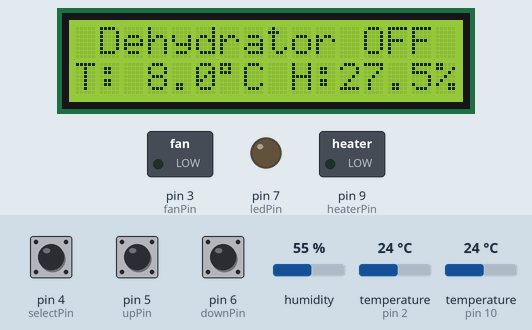
Bench run of a sketch on a simulated Arduino Pro Mini, built with avr-gcc and run on an emulated ATmega328P. Parts: 16×2 character LCD, switched loads named in the sketch (green lamp = pin HIGH), output pins drawn as LEDs (lit = HIGH). Dashed ring = blinking. The test bench sets the inputs (shaded band); at power-on: pin 4 (selectPin) HIGH, temperature (sensors on pin 2, pin 10) 24 °C, pin 5 (upPin) HIGH, pin 6 (downPin) HIGH, humidity 55 %.

Above: at 3.3 s.
3.4 s: pin 4 (selectPin) pulled LOW for 1 s
At 5.8 s:
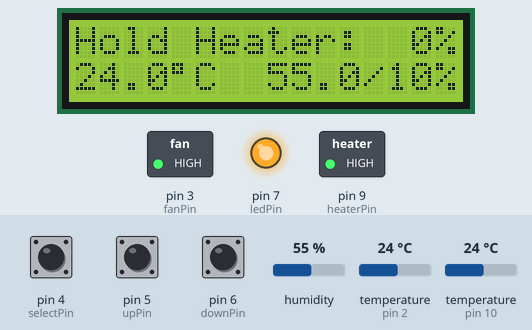
6.0 s: pin 4 (selectPin) pulled LOW for 3.2 s
At 7.02 s:
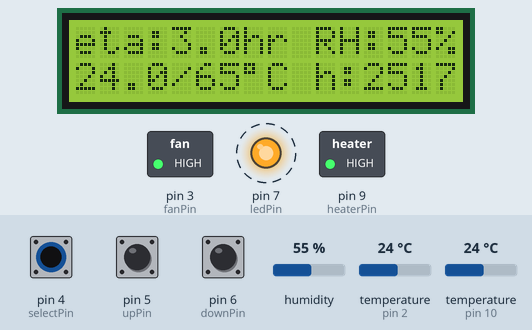
10.7 s: temperature (sensor on pin 2) set to 12 °C
At 11.7 s:
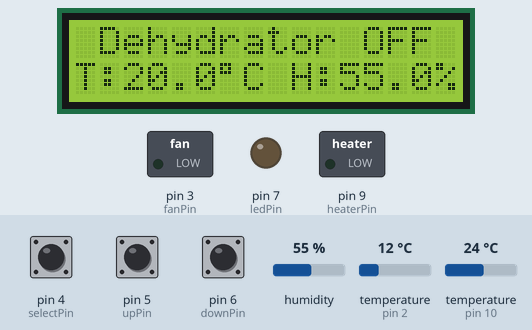
13.4 s: pin 4 (selectPin) pulled LOW for 3.2 s
At 14.14 s:
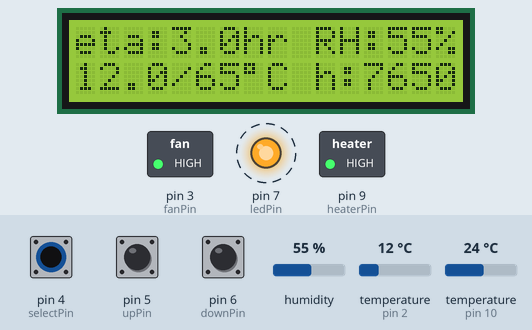
18.1 s: pin 5 (upPin) pulled LOW for 0.15 s
At 19.3 s:
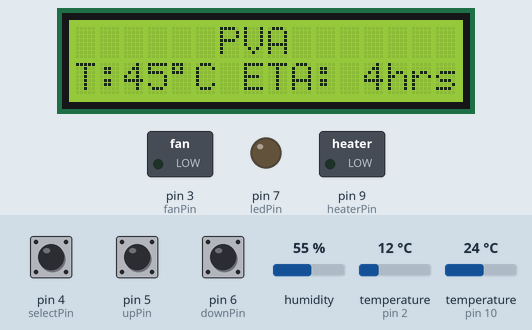
19.7 s: pin 6 (downPin) pulled LOW for 3.2 s
At 23.0 s:
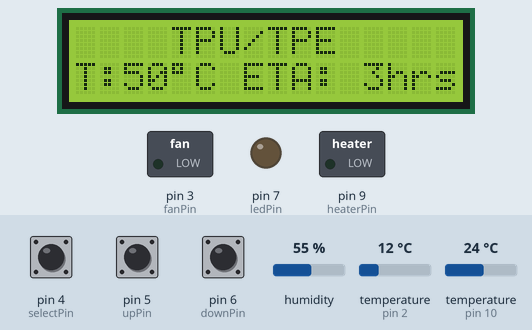
Timing chart, 0 to 24.5 s (numbered marks = the images above; inputs shaded):
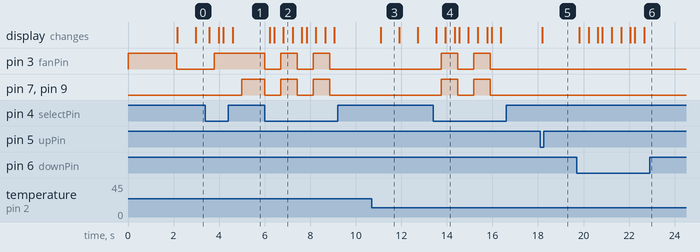

The sketch:

Dehydrator.ino
```cpp
/////////////////////////////////////////////////////////////////
// Dehydrator.ino
// by: Truglodite
// updated: 5-25-2019
//
// A simple Arduino bang bang relay controller for a food dehydrator.
//
// All user customizible settings are in configuration.h.
/////////////////////////////////////////////////////////////////

//#include <EEPROM.h>
#include <OneWire.h>
#include <Wire.h>
#include <DallasTemperature.h>
#include <DHT.h>
#include <Adafruit_Sensor.h>
#include <LiquidCrystal_I2C.h>
#include <avr/pgmspace.h>
#include "configuration.h"

//(more) global vars///////////////////////////////////////////////
unsigned long currentMillis = debounce + 1; // make sure we read boot buttons
unsigned long dallasReadTime = 0; // store time when last temp read was sent
unsigned long dhtReadTime = 0; // store time when last temp read was sent
unsigned long lastDisplayTime = 0; // store time when last display update was sent
unsigned long lastButton = 0; // holder for debounce & repeating timer
unsigned long heaterOffTime = 0; // holder for min switch timer and fan timer
unsigned long heaterOnTime = 0;  // holder for min switch timer
unsigned long dryStartTime = 0;
unsigned long filamentMillis = defaultDryTime * 3600000;  // time to dry
int dallasState = 0;  // temperature state machine case
byte mode = 4; // flag for mode: 0=dry, 1=hold, 2=filament select, 3=hysterisis, 4=off (default 4, boot to off mode)
#ifdef dallasSensorEnabled
  double tempArray[dallasBufferSize] = {};  // array to store temperature readings
  int i = 0;    // temperature buffer index
#endif
#ifndef dallasSensorEnabled
  double tempArray[dhtBufferSize] = {};  // array to store temperature readings
#endif
double tempAverage = 22.0;
double tempDesired = defaultTemp;
double tempHolding = defaultTempHolding;
int dhtRetries = 0;
double dhtArray[dhtBufferSize] = {};
int j = 0;    // humidity buffer index
double humidAverage = 20.0;
double humidDesired = defaultHumid;
bool fanStatus = true;
bool heaterStatus = false;
bool dryingFlag = false;
bool bootup = true;
int currentFilament = 4;  // default bootup with filament 4 (dessicant)
double heaterPercent = 0.0;
double tempHysteresis = tempHysteresisDefault;

// dallas sensor
#ifdef dallasSensorEnabled
  OneWire oneWire(dallasPin);
  DallasTemperature dallas(&oneWire);
  DeviceAddress dallasAddress;
#endif

DHT dht(dhtPin,dhtType);  // dht sensor
LiquidCrystal_I2C lcd(0x27, 2, 1, 0, 4, 5, 6, 7, 3, POSITIVE); // Banggood blue 20x4 i2c display... or 0x27

void setup() {
  //pins
  pinMode(selectPin,INPUT_PULLUP);       //...   select button w/pull-up
  pinMode(upPin,INPUT_PULLUP);           //...   up button w/ pull-up
  pinMode(downPin,INPUT_PULLUP);         //...   down button w/pull-up
  pinMode(heaterPin,OUTPUT);             //...   heater signal
  pinMode(fanPin,OUTPUT);                //...   fan signal
  pinMode(ledPin,OUTPUT);                //...   LED indicator

  //safely init the outputs
  digitalWrite(fanPin,HIGH);
  digitalWrite(heaterPin,LOW);
  digitalWrite(ledPin,LOW);

  #ifdef dallasSensorEnabled
    //start dallas
    dallas.begin();
    dallas.getAddress(dallasAddress, 0);  //just one sensor at index 0
    dallas.setResolution(dallasAddress, dallasResolution);    //set res
    dallas.setWaitForConversion(false); //instead we will use non-blocking code to manually time our readings
  #endif
  //start dht
  dht.begin();

  readButtons(); // check for bootup mode buttons

  //start lcd
  lcd.begin(16,2);
  lcd.clear();
  lcd.setCursor(0,0);                          //shamelessness... :P
  //       ("1234567890123456");
  lcd.print(F("Smart Dehydrator"));
  lcd.setCursor(0,1);
  lcd.print(F("by: Kevin Bernas"));
  delay(splashTime);  //window of time to release a "hold on boot" button

  bootup = 0;  // no more bootup modes
}

void(* resetFunc)(void) = 0; //reset function at address 0

void loop() {
  currentMillis = millis(); // grabbing time 1/loop is more than enough for this
  readButtons();
  #ifdef dallasSensorEnabled
    readDallasTemp();
  #endif
  readDHT();

  // control heater, fan, and LED output based on mode and sensors
  switch(mode)  {

    // drying mode (constant fan, fixed temp, for X time) /////////////////////
    case 0:  {
      if(!dryingFlag)  {  // just started drying...
        dryStartTime = currentMillis;  //start dry timer
        dryingFlag = 1;  // only do once per dry mode
      }
      if(currentMillis - dryStartTime >= filamentMillis) {  //dried long enough...
        dryingFlag = 0;  // reset drying flag for next dry mode
        mode = 1;  // change to holding mode
        break;
      }
      if(heaterStatus && tempAverage >= tempDesired + tempHysteresis && currentMillis - heaterOnTime > heaterMinSwitchTime) {
        // heater on, it's too hot, and we have been on long enough
        digitalWrite(heaterPin, LOW); // heater off
        digitalWrite(ledPin, LOW);
        heaterStatus = false;
        unsigned long a = currentMillis - heaterOnTime; // update heater percent
        unsigned long b = currentMillis - heaterOffTime;
        heaterPercent = 100.0 * a / b;
        heaterOffTime = currentMillis;
      }
      else if(!heaterStatus && tempAverage <= tempDesired - tempHysteresis && currentMillis - heaterOffTime > heaterMinSwitchTime)  {
        // we're off, it's too cold, and we have been off long enough
        heaterStatus = true;  // heater on
        digitalWrite(heaterPin, HIGH);
        digitalWrite(ledPin, HIGH);
        unsigned long a = heaterOffTime - heaterOnTime; // update heater percent
        unsigned long b = currentMillis - heaterOnTime;
        heaterPercent = 100.0 * a / b;
        heaterOnTime = currentMillis;
      }
      break;
    }

    // holding mode (fixed humidity) ///////////////////////////////////////////
    case 1: {
      if(!heaterStatus && humidAverage >= humidDesired + humidHysteresis && currentMillis - heaterOffTime > heaterMinSwitchTime && tempAverage < tempHolding - tempHysteresis ) {
        // heater off, too much humidity, have been off long enough, and not too hot
        heaterStatus = true;  // heater on
        digitalWrite(heaterPin, HIGH);
        digitalWrite(ledPin, HIGH);
        unsigned long a = heaterOffTime - heaterOnTime; // update heater percent
        unsigned long b = currentMillis - heaterOnTime;
        heaterPercent = 100.0 * a / b;
        heaterOnTime = currentMillis;
      }
      else if((heaterStatus && humidAverage <= humidDesired - humidHysteresis && currentMillis - heaterOnTime > heaterMinSwitchTime) || (tempAverage > tempHolding + tempHysteresis && heaterStatus))  {
        // heater on, dry enough, and have been on long enough, or on and too hot
        digitalWrite(heaterPin, LOW); // heater off
        digitalWrite(ledPin, LOW);
        heaterStatus = false;
        unsigned long a = currentMillis - heaterOnTime; // update heater percent
        unsigned long b = currentMillis - heaterOffTime;
        heaterPercent = 100.0 * a / b;
        heaterOffTime = currentMillis;
      }
      // update fan
      if(!fanStatus && heaterStatus) {
        // fan off & heater on
        digitalWrite(fanPin,HIGH);
        fanStatus = true;
      }
      else if(!heaterStatus && fanStatus && currentMillis - heaterOffTime > heaterFanDelay)  {
        // heater off, fan on, & heater off long enough...
        digitalWrite(fanPin,LOW);  // fan off
        fanStatus = false;
      }
      break;
    }

    // filament select mode
    case 2: {
      digitalWrite(heaterPin, LOW); // heater off
      digitalWrite(ledPin, LOW);
      heaterStatus = false;
      digitalWrite(fanPin,LOW);  // fan off
      fanStatus = false;
      break;
    }

    // bootup hysterisis adjust mode ///////////////////////////////////////////
    case 3:  {
      digitalWrite(heaterPin, LOW); // heater off
      digitalWrite(ledPin, LOW);
      heaterStatus = false;
      digitalWrite(fanPin,LOW);  // fan off
      fanStatus = false;
      break;
    }
    // off mode ////////////////////////////////////////////////////////////////
    case 4:  {
      digitalWrite(heaterPin, LOW); //heater off
      digitalWrite(ledPin, LOW);
      heaterStatus = false;
      digitalWrite(fanPin,LOW);  //fan off
      fanStatus = false;
      break;
    }
  }

  if(currentMillis - lastDisplayTime > displayPeriod) {  // limit flickering
    updateDisplay();
  }
}  //enaloop...

// Read Buttons Routine /////////////////////////////////////////////////////
// ...also includes heater and fan state initializations for simplicity
void readButtons(void)  {
  if(currentMillis - lastButton > debounce)  {  // debounced?
    // read 'em
    bool selectPressed = digitalRead(selectPin);
    bool upPressed = digitalRead(upPin);
    bool downPressed = digitalRead(downPin);

    // check for bootup mode
    if(bootup)  {
      if(!selectPressed) mode = 3;
      return;
    }

    switch(mode)  {
      // drying mode
      case 0: {
        if(!selectPressed) {  // select, go to holding mode
          lastButton = currentMillis;
          dryingFlag = 0; //reset drying flag
          mode = 1;  //holding mode
          break;
        }
        else if(!upPressed) { // up, increment desired temp
          lastButton = currentMillis;
          tempDesired = tempDesired + tempIncrement;
          if(tempDesired > maxTemp) {  //stay within range
            tempDesired = maxTemp;
          }
          break;
        }
        else if(!downPressed)  { // down, decrease desired temp
          lastButton = currentMillis;
          tempDesired = tempDesired - tempIncrement;
          if(tempDesired < minTemp) {  //stay within range
            tempDesired = minTemp;
          }
          break;
        }
        else break;; //no button
      }

      // holding mode
      case 1: {
        if(!selectPressed) {  // select, turn off heater and go to filament select mode
          lastButton = currentMillis;
          digitalWrite(heaterPin,LOW);  // heater off
          digitalWrite(ledPin,LOW);
          heaterStatus = LOW;
          mode = 4;  // off mode
          break;
        }
        else if(!upPressed) { // up, increment desired humidity
          lastButton = currentMillis;
          humidDesired += humidIncrement;
          if(humidDesired > humidMax)  {  // stay within range
            humidDesired = humidMax;
          }
          break;
        }
        else if(!downPressed)  { // down, decrement desired humidity
          lastButton = currentMillis;
          humidDesired -= humidIncrement;
          if(humidDesired < humidMin)  {  // stay within range
            humidDesired = humidMin;
          }
          break;
        }
        else break;  // no button
      }

      // filament select mode buttons
      case 2: {
        if(!selectPressed) {  // select: store data, turn fan on, & go to drying mode
          lastButton = currentMillis;
          tempDesired = filamentData[currentFilament][0]; // update temp, time, & humid
          filamentMillis = filamentData[currentFilament][1] * 3600000;
          tempHolding = filamentData[currentFilament][2];
          humidDesired = filamentData[currentFilament][3];
          mode = 0;  // drying mode
          digitalWrite(fanPin,HIGH);  // fan on
          fanStatus = true;
          break;
        }
        else if(!upPressed) { // up: next filament
          lastButton = currentMillis;
          currentFilament++;
          if(currentFilament >= filamentCount)  {  // loop around list
            currentFilament = 0;
          }
          break;
        }
        else if(!downPressed)  { // down: previous filament
          lastButton = currentMillis;
          currentFilament--;
          if(currentFilament < 0)  {  // loop around list
            currentFilament = filamentCount-1;
          }
          break;
        }
        else break;  // no button
      }

      // bootup temp hysteresis mode
      case 3: {
        if(!selectPressed) {  // select: switch to holding mode
          lastButton = currentMillis;
          mode = 4;  // change to off mode
          break;
        }
        else if(!upPressed) { // up: increment desired humidity
          lastButton = currentMillis;
          tempHysteresis += tempHysteresisIncrement;
          if(tempHysteresis > tempHysteresisMax)  {  //stay within range
            tempHysteresis = tempHysteresisMax;
          }
          break;
        }
        else if(!downPressed)  { // down: decrement desired humidity
          lastButton = currentMillis;
          tempHysteresis -= tempHysteresisIncrement;
          if(tempHysteresis < tempHysteresisMin)  {  // stay within range
            tempHysteresis = tempHysteresisMin;
          }
          break;
        }
        else break;  // no button
      }

      //off mode
      case 4: {
        if(!selectPressed) {  // select: switch to holding mode
          lastButton = currentMillis;
          mode = 2;  // change to filament select mode
          break;
        }
        else break;  // no button
      }
    }// end of mode switch
    return;
  }// end of debounced
  else return;    // Debouncing
}

// Update display function ////////////////////////////////////////////////////
// Rules!!!
// AVOID USING lcd.clear();
// print padding assumes humidity <=99%, and temp <=99C
void updateDisplay(void)  {
  lastDisplayTime = currentMillis;  // update timer

  // drying mode //////////////////////////////////////////////////////////////
  if(!mode) {
    unsigned long a = currentMillis - dryStartTime; // elapsed time
    a = filamentMillis - a;  // remaining time
    double hoursRemaining = a/3600000.0;
    lcd.setCursor(0,0);
    //          "1234567890123456";
    //          "eta:X.Xhr RH:XX%"
    lcd.print(F("eta:"));
    if(hoursRemaining<10)  {
      lcd.print(hoursRemaining,1);  // resolution padding
    }
    else  {
      lcd.print(F(" "));
      lcd.print(hoursRemaining,0);
    }
    lcd.print(F("hr RH:"));
    if(humidAverage<10) {
      lcd.print(F(" "));  // padding...
    }
    lcd.print(humidAverage,0);
    lcd.print(F("%"));
    // actual temp/desired temp & actual humid/desired humid
    //            "1234567890123456";
    //            "XX.X/XXdC h:XXX%"
    lcd.setCursor(0,1);
    if(tempAverage<10) { // padding before actual temp...
      lcd.print(F(" "));
    }
    lcd.print(tempAverage,1);
    lcd.print(F("/"));
    if(tempDesired<10) { // padding before desired temp...
      lcd.print(F(" "));
    }
    lcd.print(tempDesired,0);
    lcd.print(char(223)); // degree symbol
    lcd.print(F("C h:"));

    if(heaterPercent<10) {
      lcd.print(F("  "));  // padding...
    }
    else if(heaterPercent<100) {
      lcd.print(F(" "));  // padding...
    }
    lcd.print(heaterPercent,0);
    lcd.print(F("%"));
    return;
  }

  // Holding Mode //////////////////////////////////////////////////////////////
  if(mode ==1) {
    lcd.setCursor(0,0);
    //            "Hold Heater:XXX%"
    //            "1234567890123456"
    lcd.print(F("Hold Heater:"));
    if(heaterPercent<10) {  // padding
      lcd.print(F("  "));
    }
    else if(heaterPercent<100) {
      lcd.print(F(" "));
    }
    lcd.print(heaterPercent,0);
    lcd.print(F("%"));
    // actual temp & actual humid/desired humid
    //            "XX.XdC  XX.X/XX%"
    //            "1234567890123456";
    lcd.setCursor(0,1);
    if(tempAverage<10) { // padding before actual temp...
      lcd.print(F(" "));
    }
    lcd.print(tempAverage,1);
    lcd.print(char(223)); // degree symbol
    lcd.print(F("C  "));
    if(humidAverage<10) {
      lcd.print(F(" "));  // padding...
    }
    lcd.print(humidAverage,1);
    lcd.print(F("/"));
    if(humidDesired<10) {
      lcd.print(F(" "));  // padding...
    }
    lcd.print(humidDesired,0);
    lcd.print(F("%"));
    return;
  }

  // Filament Select Mode /////////////////////////////////////////////////////
  if(mode == 2) {
    lcd.setCursor(0,0);
    //         ("1234567890123456");
    //          " Filament Name  "
    lcd.print(filamentName[currentFilament]);
    lcd.setCursor(0,1);
    //         ("1234567890123456");
    //          "T:XXdC ETA:XXhrs"
    lcd.print(F("T:"));
    lcd.print(filamentData[currentFilament][0],0);
    lcd.print(char(223)); // degree symbol
    lcd.print(F("C ETA:"));
    if(filamentData[currentFilament][1]<10) {
      lcd.print(F(" "));  // padding...
    }
    lcd.print(filamentData[currentFilament][1],0);
    lcd.print(F("hrs"));
    return;
  }

  // Bootup Mode
  if(mode == 3) {
    lcd.setCursor(0,0);
    //         ("1234567890123456");
    lcd.print(F("Temp Hysteresis "));
    lcd.setCursor(0,1);
    //         ("1234567890123456");
    lcd.print(F("   +/- "));
    lcd.print(tempHysteresis,1);
    lcd.print(char(223)); // degree symbol
    lcd.print(F("C    "));
    return;
  }

  // Off Mode /////////////////////////////////////////////////////////////////
  if(mode == 4) {
    lcd.setCursor(0,0);
    //         ("1234567890123456");
    lcd.print(F(" Dehydrator OFF "));
    lcd.setCursor(0,1);
    //         ("1234567890123456");
    //          "H:XX.XdC H:XX.X%"
    lcd.setCursor(0,1);
    lcd.print(F("T:"));
    if(tempAverage<10) { // padding before actual temp...
      lcd.print(F(" "));
    }
    lcd.print(tempAverage,1);
    lcd.print(char(223)); // degree symbol
    lcd.print(F("C H:"));

    if(humidAverage<10) {
      lcd.print(F(" "));  // padding...
    }
    lcd.print(humidAverage,1);
    lcd.print(F("%"));
    return;
  }
  return;  // this shouldn't ever happen
}

// Update temperature average (non-blocking) //////////////////////////////////
#ifdef dallasSensorEnabled
void readDallasTemp(void)  {
  switch (dallasState) {
     case 0:  {
       dallas.requestTemperatures(); // Send the command to get temperature conversions
       dallasReadTime = currentMillis; // keep track of time of start
       dallasState = 1; // change to waiting state
       break;
     }
     case 1: {// bypass until temp conversion is ready
     if (currentMillis - dallasReadTime >= dallasPeriod) { // done waiting if true
         i++;
         if(i >= dallasBufferSize) {  // restart buffer if it's full
           i=0;
         }
         tempArray[i] = dallas.getTempC(dallasAddress); // store new temp value (*note, a float is recast to double)
         tempAverage = 0;  // calc new average temp...
         for(int k = 0; k < dallasBufferSize; k++) {
           tempAverage += tempArray[k];
         }
         tempAverage = tempAverage / dallasBufferSize;
         dallasState = 0; // start another conversion next time around
       }
       break;
     }
  }
}
#endif

// Update DHT humidity average (non-blocking) //////////////////////////////////
void readDHT(void)  {
  if(currentMillis - dhtReadTime < dhtPeriod) return; // return early if it's not yet time
  double humidA = dht.readHumidity();        // RH %
  #ifndef dallasSensorEnabled
    double tempA =  dht.readTemperature();
  #endif
  dhtReadTime = currentMillis;
  bool haveNAN = 0;
  #ifdef dallasSensorEnabled
    if(isnan(humidA)) haveNAN = 1; // Drop the reading if we get any NAN's
  #endif
  #ifndef dallasSensorEnabled
    if(isnan(humidA) || isnan(tempA)) haveNAN = 1; // Drop the reading(s) if we get any NAN's
  #endif
  if(haveNAN) {
      dhtRetries ++;
      if(dhtRetries > dhtRetriesMax)  { // Too many NAN's in a row, reboot... (hopefully rare w/ enough sample time)
        resetFunc();
        return;
    }
  }
  else {                              // Cool, no NAN's, let's count it...
    dhtRetries = 0;
    dhtArray[j] = humidA;
    humidAverage = 0;
    #ifndef dallasSensorEnabled
      tempArray[j] = tempA;
      tempAverage = 0;
    #endif
    for(int l = 0; l < dhtBufferSize; l++) {
      humidAverage += dhtArray[l];
      #ifndef dallasSensorEnabled
        tempAverage += tempArray[l];
      #endif
    }
    #ifndef dallasSensorEnabled
      tempAverage  = tempAverage / dhtBufferSize;
    #endif
    humidAverage = humidAverage / dhtBufferSize;
    j++;
    if(j >= dhtBufferSize) j=0;  // reset index if needed
    return;
  }
}
```

Source omitted: configuration.h (3730 bytes)

Measured:
- after the input at 3.4 s, pin 3 (fanPin): LOW → HIGH after 0.38 s; pin 7 (ledPin), pin 9 (heaterPin): LOW → HIGH after 1.6 s; the display: first changes after 0.17 s (image 1 shows a later state)
- after the input at 6.0 s, pin 3 (fanPin), pin 7 (ledPin), pin 9 (heaterPin): alternates HIGH for 0.73 s and LOW for 0.70 s, 5 changes in all, then stays LOW, starting at once; the display: first changes after 0.22 s (image 2 shows a later state)
- after the input at 10.7 s, the display: changes after 0.40 s (image 3)
- after the input at 13.4 s, pin 3 (fanPin), pin 7 (ledPin), pin 9 (heaterPin): alternates HIGH for 0.73 s and LOW for 0.70 s, 4 changes in all, then stays LOW, starting after 0.35 s; the display: first changes after 0.13 s (image 4 shows a later state)
- after the input at 18.1 s, the display: changes after 0.09 s (image 5)
- after the input at 19.7 s, the display: first changes after 0.12 s (image 6 shows a later state)
- what the display in image 2 shows lasts 0.4 s, from 6.8 s to 7.2 s
